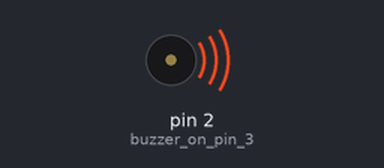
Recording of a sketch running on a simulated Arduino Uno, built with avr-gcc and run on an emulated ATmega328P. Parts: buzzer (waves = sounding, pin HIGH).

Above: at 5.0 s.
At 15.0 s:
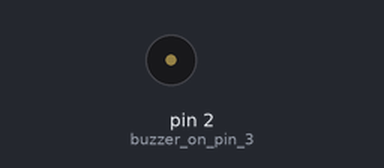
Timing chart, 0 to 26.0 s (numbered marks = the images above):
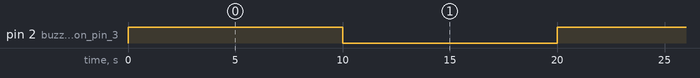

The sketch:

relay.ino
```cpp
void setup()
{
    pinMode(2, OUTPUT);  // buzzer on pin 3
}

void loop()
{
   digitalWrite(2, HIGH); // switch buzzer on for 100ms
    delay(10000);
   digitalWrite(2, LOW); // switch buzzer off
    delay(10000);
}
```

Measured:
- by itself, pin 2 (buzzer_on_pin_3): alternates HIGH for 10.0 s and LOW for 10.0 s
